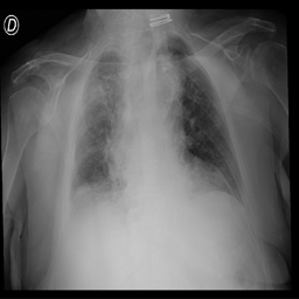
#> input picture examples/covid_example.png, 299 x 299 px, given in place of COVID-1522_warped.png, which was not available
$ python generate_sahs_comparison_figure.py
#> lines starting #> are read from the running program, lines starting #| are printed output that depends on the picture; after the words box and inside, x2 and y2 are one past the last pixel; in counts of white or black regions, pixels touching at a corner belong together; pictures that were not available may be replaced by others from this repository, and a replacement may not be noted
#!/usr/bin/env python3
"""
Script para generar figura comparativa: imagen normalizada vs imagen normalizada + SAHS.

Genera la figura F4.13_warped_sahs.png para la tesis.
"""

import matplotlib
matplotlib.use('Agg')  # Backend sin display

import numpy as np
import cv2
from pathlib import Path
import matplotlib.pyplot as plt
from matplotlib.gridspec import GridSpec


def enhance_contrast_sahs_masked(image: np.ndarray, threshold: int = 10) -> np.ndarray:
    """
    Aplica el algoritmo SAHS solo a la región pulmonar (píxeles > threshold).

    El fondo negro (píxeles <= threshold) se mantiene intacto.

    Statistical Asymmetrical Histogram Stretching (SAHS):
    - Calcula límites de estiramiento asimétricos basados en la media
    - Factor 2.5 para el límite superior
    - Factor 2.0 para el límite inferior
    """
    if image is None:
        raise ValueError("La imagen de entrada es None")

    # Convertir a escala de grises si es necesario
    if len(image.shape) > 2:
        gray_image = cv2.cvtColor(image, cv2.COLOR_BGR2GRAY)
    else:
        gray_image = image.copy()

    # Crear máscara de la región pulmonar (excluyendo fondo negro)
    mask = gray_image > threshold
    lung_pixels = gray_image[mask].astype(np.float64)

    if lung_pixels.size == 0:
        return gray_image

    # Calcular la media solo de los píxeles pulmonares
    gray_mean = np.mean(lung_pixels)

    # Separar píxeles por encima y debajo de la media
    above_mean = lung_pixels[lung_pixels > gray_mean]
    below_or_equal_mean = lung_pixels[lung_pixels <= gray_mean]

    # Calcular límites usando desviación estándar asimétrica
    max_value = gray_mean
    min_value = gray_mean

    if above_mean.size > 0:
        # Factor 2.5 para el límite superior
        std_above = np.sqrt(np.mean((above_mean - gray_mean) ** 2))
        max_value = gray_mean + 2.5 * std_above

    if below_or_equal_mean.size > 0:
        # Factor 2.0 para el límite inferior
        std_below = np.sqrt(np.mean((below_or_equal_mean - gray_mean) ** 2))
        min_value = gray_mean - 2.0 * std_below

    # Crear imagen de salida (iniciar con ceros para mantener fondo negro)
    enhanced_image = np.zeros_like(gray_image)

    # Aplicar transformación solo a la región pulmonar
    if max_value != min_value:
        transformed = (255 / (max_value - min_value)) * (gray_image.astype(np.float64) - min_value)
        transformed = np.clip(transformed, 0, 255).astype(np.uint8)
        # Aplicar solo donde hay región pulmonar
        enhanced_image[mask] = transformed[mask]
    else:
        enhanced_image[mask] = gray_image[mask]

    return enhanced_image


def create_histogram_lung_only(image: np.ndarray, ax, title: str, color: str = 'steelblue', threshold: int = 10):
    """Crea un histograma solo de la región pulmonar (excluyendo fondo)."""
    # Extraer solo píxeles de la región pulmonar
    lung_pixels = image[image > threshold]

    if lung_pixels.size > 0:
        ax.hist(lung_pixels.ravel(), bins=50, range=(threshold, 256), color=color, alpha=0.7, edgecolor='black', linewidth=0.5)
        ax.set_xlim(0, 260)
        ax.set_xlabel('Intensidad', fontsize=9)
        ax.set_ylabel('Frecuencia', fontsize=9)
        ax.set_title(title, fontsize=10)
        ax.tick_params(axis='both', labelsize=8)

        # Añadir línea vertical para la media
        mean_val = lung_pixels.mean()
        ax.axvline(mean_val, color='red', linestyle='--', linewidth=1.5, label=f'Media: {mean_val:.0f}')
        ax.legend(fontsize=8)
    else:
        ax.text(0.5, 0.5, 'Sin datos', ha='center', va='center', transform=ax.transAxes)
        ax.set_title(title, fontsize=10)


def main():
    # Configuración de rutas
    base_dir = Path("/home/donrobot/Projects/prediccion_warping_clasificacion")
    warped_dir = base_dir / "outputs/shape_analysis/warped/lung_only_images"
    output_path = base_dir / "docs/Tesis/Figures/F4.13_warped_sahs.png"

    # Umbral para considerar píxeles como fondo
    BG_THRESHOLD = 10

    # Seleccionar imágenes representativas de cada categoría
    sample_images = {
        'COVID-19': warped_dir / "COVID/COVID-1522_warped.png",
        'Normal': warped_dir / "Normal/Normal-3945_warped.png",
        'Neumonía Viral': warped_dir / "Viral_Pneumonia/Viral Pneumonia-600_warped.png",
    }

    # Verificar que existan las imágenes
    for name, path in sample_images.items():
        if not path.exists():
            print(f"Advertencia: No se encontró {path}")
            category_dir = path.parent
            if category_dir.exists():
                alternatives = list(category_dir.glob("*.png"))
                if alternatives:
                    sample_images[name] = alternatives[0]
                    print(f"  Usando alternativa: {alternatives[0].name}")
#> pass 2 of the loop in main, `for name, path in sample_images.items():`:

    # Crear figura con subplots
    fig = plt.figure(figsize=(14, 12))
    gs = GridSpec(3, 4, figure=fig, hspace=0.4, wspace=0.3)

    for row, (category, img_path) in enumerate(sample_images.items()):
        # Cargar imagen normalizada
        img_warped = cv2.imread(str(img_path), cv2.IMREAD_GRAYSCALE)
#> img_warped is the input picture: shape (299, 299); min 0, max 250, mean 100.4

        if img_warped is None:
            print(f"Error: No se pudo cargar {img_path}")
            continue

        # Aplicar SAHS solo a región pulmonar
        img_sahs = enhance_contrast_sahs_masked(img_warped, threshold=BG_THRESHOLD)
#> in enhance_contrast_sahs_masked, `mask = gray_image > threshold`:
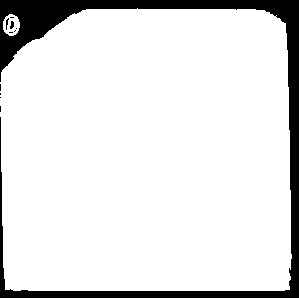
#> mask: shape (299, 299) bool; 88.6% white; 11 black regions (9 under 20 px), largest, box (x1, y1, x2, y2) and area: (0, 0, 299, 298) 10120, (10, 21, 14, 29) 23
#> in enhance_contrast_sahs_masked, `gray_mean = np.mean(lung_pixels)`: gray_mean = 113.2
#> in enhance_contrast_sahs_masked, `std_above = np.sqrt(np.mean((above_mean - gray_mean) ** 2))`: std_above = 47.57
#> in enhance_contrast_sahs_masked, `max_value = gray_mean + 2.5 * std_above`: max_value = 232.1
#> in enhance_contrast_sahs_masked, `std_below = np.sqrt(np.mean((below_or_equal_mean - gray_mean) ** 2))`: std_below = 48.14
#> in enhance_contrast_sahs_masked, `min_value = gray_mean - 2.0 * std_below`: min_value = 16.9

        # Subplot: imagen normalizada
        ax1 = fig.add_subplot(gs[row, 0])
        ax1.imshow(img_warped, cmap='gray', vmin=0, vmax=255)
        ax1.set_title(f'{category}\n(a) Normalizada', fontsize=11)
        ax1.axis('off')

        # Subplot: histograma de imagen normalizada (solo región pulmonar)
        ax2 = fig.add_subplot(gs[row, 1])
        create_histogram_lung_only(img_warped, ax2, 'Histograma (región pulmonar)', 'steelblue', BG_THRESHOLD)
#> in create_histogram_lung_only, `mean_val = lung_pixels.mean()`: mean_val = 113.2

        # Subplot: imagen con SAHS aplicado
        ax3 = fig.add_subplot(gs[row, 2])
        ax3.imshow(img_sahs, cmap='gray', vmin=0, vmax=255)
        ax3.set_title(f'{category}\n(b) SAHS aplicado', fontsize=11)
        ax3.axis('off')

        # Subplot: histograma SAHS (solo región pulmonar)
        ax4 = fig.add_subplot(gs[row, 3])
        create_histogram_lung_only(img_sahs, ax4, 'Histograma SAHS', 'darkorange', BG_THRESHOLD)

        # Calcular estadísticas solo de región pulmonar
        lung_orig = img_warped[img_warped > BG_THRESHOLD]
        lung_sahs = img_sahs[img_sahs > BG_THRESHOLD]

        print(f"\n{category} (solo región pulmonar):")
        print(f"  Original - Media: {lung_orig.mean():.1f}, Std: {lung_orig.std():.1f}, "
              f"Min: {lung_orig.min()}, Max: {lung_orig.max()}")
#|   Original - Media: 113.2, Std: 47.9, Min: 11, Max: 250
        print(f"  SAHS     - Media: {lung_sahs.mean():.1f}, Std: {lung_sahs.std():.1f}, "
              f"Min: {lung_sahs.min()}, Max: {lung_sahs.max()}")
#|   SAHS     - Media: 117.2, Std: 53.8, Min: 11, Max: 255
#> pass 2 of the loop in main, `for row, (category, img_path) in enumerate(sample_images.items()):`:
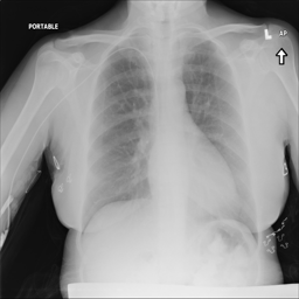
#> input picture examples/normal_example.png, 299 x 299 px, given in place of Normal-3945_warped.png, which was not available
#> in main, img_warped is the input picture: shape (299, 299); min 0, max 255, mean 145.9
#> in enhance_contrast_sahs_masked (call 2), `mask = gray_image > threshold`:
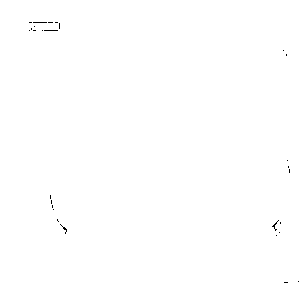
#> mask: shape (299, 299) bool; 99.9% white; black in thin lines or dots, all inside (x1, y1, x2, y2) = (29, 22, 299, 283)
#> gray_mean = 146.1
#> std_above = 43.61
#> in enhance_contrast_sahs_masked (call 2), `max_value = gray_mean + 2.5 * std_above`: max_value = 255.1
#> std_below = 90.67
#> in enhance_contrast_sahs_masked (call 2), `min_value = gray_mean - 2.0 * std_below`: min_value = -35.28
#> in enhance_contrast_sahs_masked (call 2), `transformed = (255 / (max_value - min_value)) * (gray_image.astype(np...`:
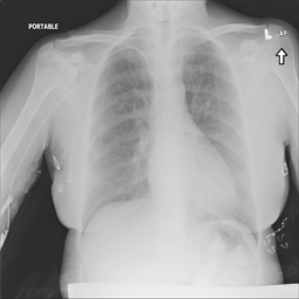
#> transformed: shape (299, 299) float64; min 30.98, max 254.9, mean 159.1
#|   Original - Media: 146.1, Std: 63.7, Min: 11, Max: 255
#|   SAHS     - Media: 158.8, Std: 55.9, Min: 40, Max: 254

    # Título general
    fig.suptitle('Efecto del preprocesamiento SAHS sobre imágenes normalizadas',
                 fontsize=14, fontweight='bold', y=0.98)

    # Guardar figura
    output_path.parent.mkdir(parents=True, exist_ok=True)
    plt.savefig(output_path, dpi=150, bbox_inches='tight', facecolor='white')
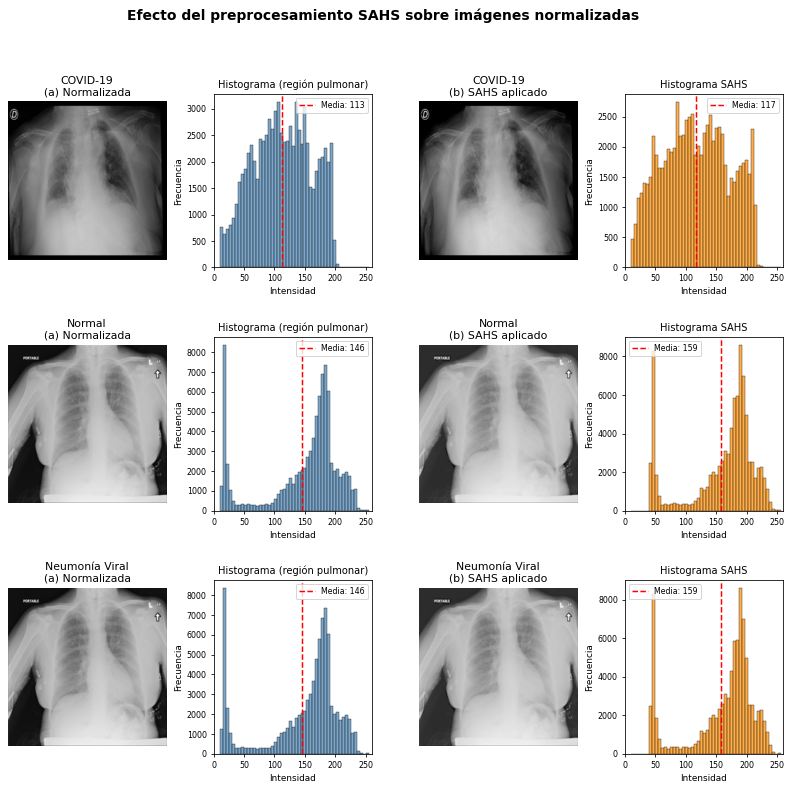
#> figure drawn by matplotlib, 12 panels; panel 2: tallest bar 3129 high, from x = 103.5 to 108.4; panel 4: tallest bar 2742 high, from x = 83.8 to 88.72; panel 6: tallest bar 8350 high, from x = 14.92 to 19.84; panel 8: tallest bar 8589 high, from x = 187.1 to 192
    print(f"\nFigura guardada en: {output_path}")

    plt.close('all')
    print("\nFigura generada exitosamente!")


if __name__ == "__main__":
    main()
